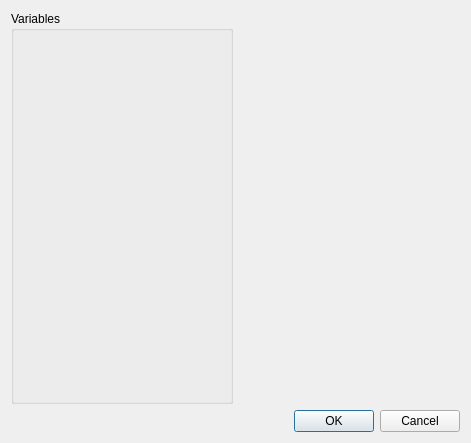
<?xml version="1.0" encoding="UTF-8"?>
<ui version="4.0">
 <class>DialogVariables</class>
 <widget class="QDialog" name="DialogVariables">
  <property name="geometry">
   <rect>
    <x>0</x>
    <y>0</y>
    <width>471</width>
    <height>443</height>
   </rect>
  </property>
  <property name="windowTitle">
   <string>Variables</string>
  </property>
  <layout class="QGridLayout" name="gridLayout_2">
   <item row="0" column="0">
    <layout class="QVBoxLayout" name="verticalLayout">
     <item>
      <layout class="QHBoxLayout" name="horizontalLayout" stretch="0,0">
       <item>
        <widget class="QGroupBox" name="groupBoxVariables">
         <property name="title">
          <string>Variables</string>
         </property>
         <layout class="QGridLayout" name="gridLayout">
          <property name="leftMargin">
           <number>9</number>
          </property>
          <property name="topMargin">
           <number>9</number>
          </property>
          <property name="rightMargin">
           <number>9</number>
          </property>
          <property name="bottomMargin">
           <number>9</number>
          </property>
          <item row="0" column="0">
           <widget class="PanelSuperList" name="panelListPages" native="true"/>
          </item>
         </layout>
        </widget>
       </item>
       <item>
        <widget class="PanelSuperList" name="panelList" native="true"/>
       </item>
      </layout>
     </item>
     <item>
      <widget class="QDialogButtonBox" name="buttonBox">
       <property name="orientation">
        <enum>Qt::Horizontal</enum>
       </property>
       <property name="standardButtons">
        <set>QDialogButtonBox::Cancel|QDialogButtonBox::Ok</set>
       </property>
      </widget>
     </item>
    </layout>
   </item>
  </layout>
 </widget>
 <customwidgets>
  <customwidget>
   <class>PanelSuperList</class>
   <extends>QWidget</extends>
   <header>panelsuperlist.h</header>
   <container>1</container>
  </customwidget>
 </customwidgets>
 <resources/>
 <connections>
  <connection>
   <sender>buttonBox</sender>
   <signal>accepted()</signal>
   <receiver>DialogVariables</receiver>
   <slot>accept()</slot>
   <hints>
    <hint type="sourcelabel">
     <x>248</x>
     <y>254</y>
    </hint>
    <hint type="destinationlabel">
     <x>157</x>
     <y>274</y>
    </hint>
   </hints>
  </connection>
  <connection>
   <sender>buttonBox</sender>
   <signal>rejected()</signal>
   <receiver>DialogVariables</receiver>
   <slot>reject()</slot>
   <hints>
    <hint type="sourcelabel">
     <x>316</x>
     <y>260</y>
    </hint>
    <hint type="destinationlabel">
     <x>286</x>
     <y>274</y>
    </hint>
   </hints>
  </connection>
 </connections>
</ui>
